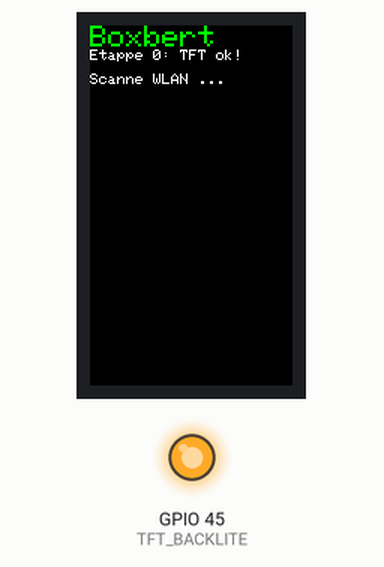
A sketch run on a simulated ESP32-S3. On the bench: 135×240 colour display, output pins drawn as LEDs (lit = HIGH). A WiFi scan finds three made-up networks; what the sketch prints to the serial monitor is not drawn.

Above: at 0.2 s.
At 2.2 s:
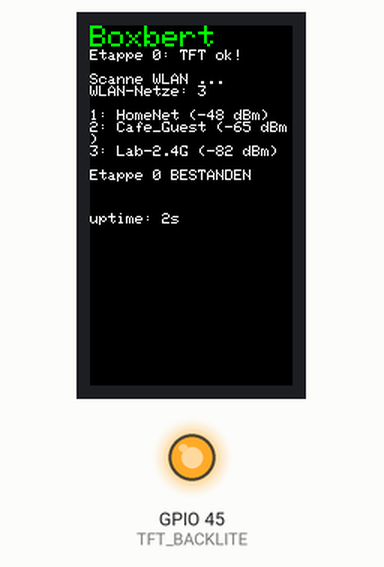
At 14.3 s:
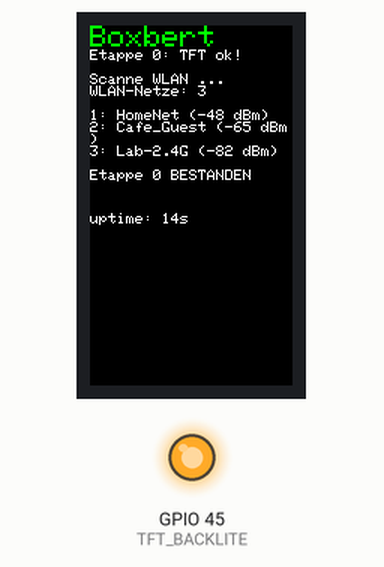
At 38.4 s:
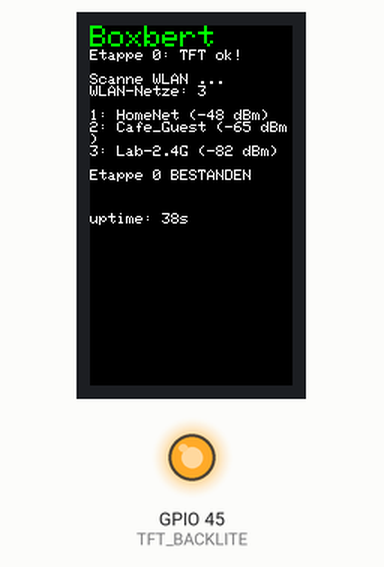

The sketch:

etappe0_tft.ino
```cpp
// Boxbert — Etappe 0, Teil 2: TFT-Test (Adafruit ESP32-S3 Reverse TFT Feather)
// Fahrplan: docs/breadboard-testing.md, Etappe 0
// Pins aus der Board-Variante pins_arduino.h (nicht geraten!):
//   TFT_CS=42, TFT_DC=40, TFT_RST=41, TFT_BACKLITE=45, TFT_I2C_POWER=7 (vom Core HIGH gesetzt)
// Erwartung: Display zeigt Boot-Text + WiFi-Scan-Ergebnis, Serial zeigt dasselbe.

#include <SPI.h>
#include <Adafruit_GFX.h>
#include <Adafruit_ST7789.h>
#include <WiFi.h>

#define TFT_CS        42
#define TFT_DC        40
#define TFT_RST       41
#define TFT_BACKLITE  45

Adafruit_ST7789 tft = Adafruit_ST7789(TFT_CS, TFT_DC, TFT_RST);

void setup() {
  // Backlight explizit an (45 = TFT_BACKLITE)
  pinMode(TFT_BACKLITE, OUTPUT);
  digitalWrite(TFT_BACKLITE, HIGH);

  Serial.begin(115200);
  // Nicht ewig auf Serial warten — Display soll auch ohne Monitor booten
  unsigned long t0 = millis();
  while (!Serial && millis() - t0 < 2000) {}

  tft.init(240, 135);          // ST7789, 240x135
  tft.setRotation(1);          // Landscape; falls spiegelverkehrt -> 3
  tft.fillScreen(ST77XX_BLACK);
  tft.setTextColor(ST77XX_GREEN);
  tft.setTextSize(2);
  tft.setCursor(0, 0);
  tft.println("Boxbert");
  tft.setTextSize(1);
  tft.setTextColor(ST77XX_WHITE);
  tft.println("Etappe 0: TFT ok!");
  tft.println();

  Serial.println("Boxbert Etappe 0: TFT-Test");

  // WLAN-Scan als zweiter Nachweis (Teil 1 war der gleiche Scan via WiFiScan-Beispiel)
  tft.println("Scanne WLAN ...");
  WiFi.mode(WIFI_STA);
  int n = WiFi.scanNetworks();

  tft.printf("WLAN-Netze: %d\n\n", n);
  Serial.printf("WLAN-Netze gefunden: %d\n", n);
  for (int i = 0; i < n && i < 6; i++) {
    String s = String(i + 1) + ": " + WiFi.SSID(i) + " (" + WiFi.RSSI(i) + " dBm)";
    tft.println(s);
    Serial.println(s);
  }
  tft.println("\nEtappe 0 BESTANDEN");
}

void loop() {
  // Lebenszeichen: Sekundenzaehler unten, farbwechselnder Balken
  static uint32_t last = 0;
  static uint8_t hue = 0;
  if (millis() - last >= 1000) {
    last = millis();
    tft.fillRect(0, 125, 240, 10, ST77XX_BLACK);
    tft.setCursor(0, 125);
    tft.printf("uptime: %lus", millis() / 1000);
  }
  delay(5);
}
```
